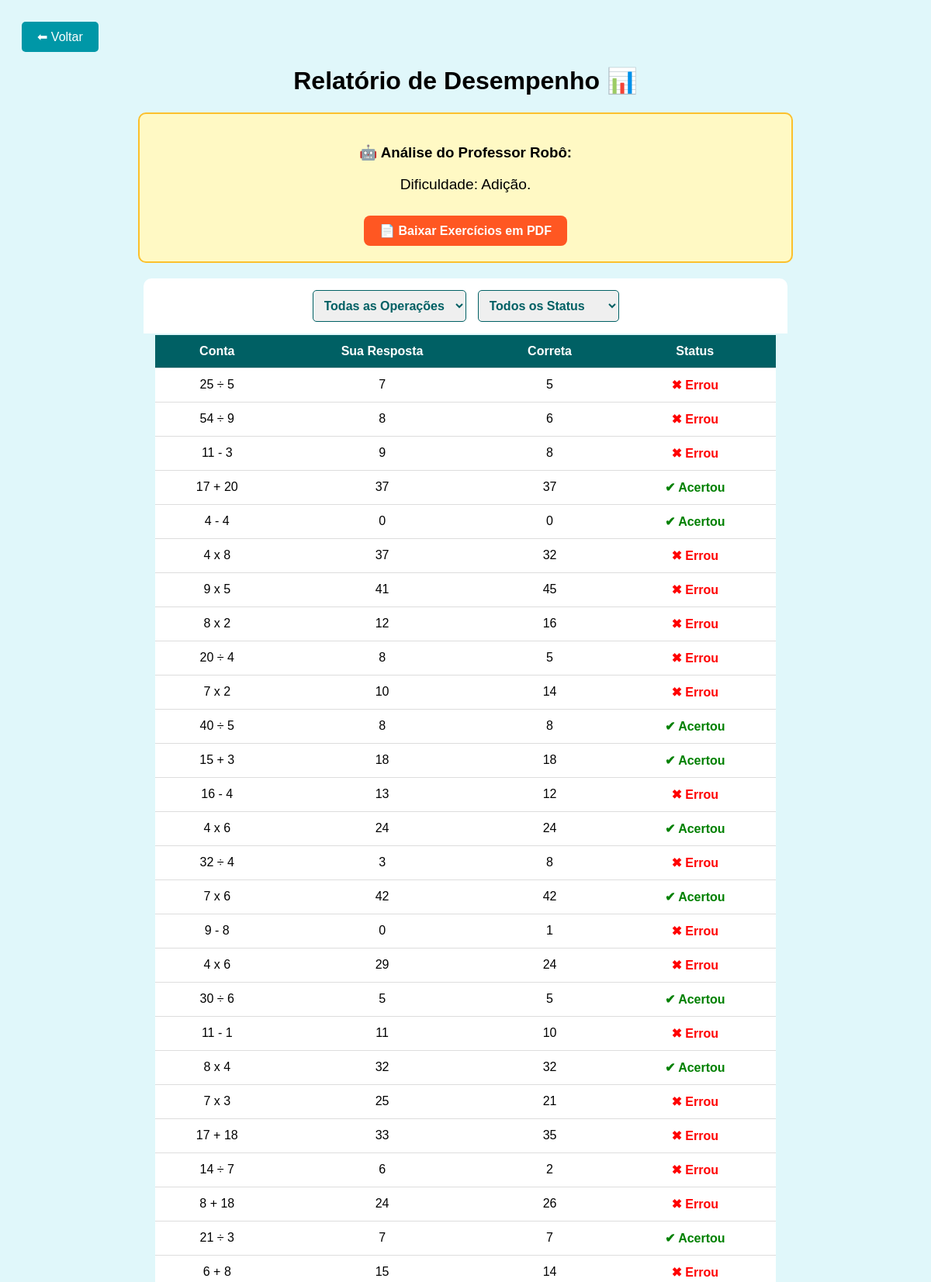
Page /relatorio (signed in, upper part) on the committed database.
### app.py (models this page shows)
class Historico(db.Model):
    id = db.Column(db.Integer, primary_key=True)
    student_id = db.Column(db.Integer, db.ForeignKey('student.id')) # Vínculo
    operacao = db.Column(db.String(10))
    conta = db.Column(db.String(50))
    resposta_aluno = db.Column(db.Integer)
    resposta_correta = db.Column(db.Integer)
    acertou = db.Column(db.Boolean)
    data = db.Column(db.DateTime, default=datetime.utcnow)

### app.py (the view)
@app.route('/relatorio')
@login_required
def relatorio():
    historico = Historico.query.filter_by(student_id=current_user.id).order_by(Historico.data.desc()).limit(100).all()
    total = Historico.query.filter_by(student_id=current_user.id).count()
    acertos = Historico.query.filter_by(student_id=current_user.id, acertou=True).count()
    erros = total - acertos
    op_fraca, detalhe = analisar_fraquezas_aluno()
    msg = "Jogue mais para gerarmos uma análise."
    if op_fraca == 'x' and detalhe: msg = f"Dificuldade: Tabuada do {detalhe}."
    elif op_fraca == '+': msg = "Dificuldade: Adição."
    elif op_fraca == '-': msg = "Dificuldade: Subtração."
    elif op_fraca == '÷': msg = "Dificuldade: Divisão."
    return render_template('relatorio.html',
                           historico=historico, total=total,
                           acertos=acertos, erros=erros,
                           mensagem_analise=msg,
                           nome_aluno=current_user.name)

### app.py (called while the page is built, shortened)
@login_manager.user_loader
def load_user(user_id):
    return Student.query.get(int(user_id))

def analisar_fraquezas_aluno():
    erros = Historico.query.filter_by(student_id=current_user.id, acertou=False).all()
    if not erros: return None, None
    ops = [e.operacao for e in erros]
    op_mais_errada = Counter(ops).most_common(1)[0][0]
    detalhe = None
    return op_mais_errada, detalhe

### templates/relatorio.html (shortened to what this page needs)
<!DOCTYPE html>
<html lang="pt-br">
<head>
</head>
<body>
    <a href="/" class="btn-voltar">⬅ Voltar</a>
    <br><br>
    <h1>Relatório de Desempenho 📊</h1>
    <div class="card-analise">
        <h3>🤖 Análise do Professor Robô:</h3>
        <p style="font-size: 1.2rem;">{{ mensagem_analise }}</p>
        <a href="/baixar_pdf" class="btn-pdf">📄 Baixar Exercícios em PDF</a>
    </div>
    <div class="filtros-container">
        <select id="filtroOperacao" onchange="filtrarTabela()">
            <option value="todos">Todas as Operações</option>
        </select>
        <select id="filtroStatus" onchange="filtrarTabela()">
            <option value="todos">Todos os Status</option>
        </select>
    </div>
    <table id="tabelaHistorico">
        <thead>
            <tr>
                <th>Conta</th>
                <th>Sua Resposta</th>
                <th>Correta</th>
                <th>Status</th>
            </tr>
        </thead>
        <tbody>
            {% for item in historico %}
            <tr class="linha-tabela" data-op="{{ item.operacao }}" data-status="{{ 'acertou' if item.acertou else 'errou' }}">
                <td>{{ item.conta }}</td>
                <td>{{ item.resposta_aluno }}</td>
                <td>{{ item.resposta_correta }}</td>
                <td>
                    {% if item.acertou %}
                        <span class="status-acertou">✔ Acertou</span>
                    {% else %}
                        <span class="status-errou">✖ Errou</span>
                    {% endif %}
                </td>
            </tr>
            {% endfor %}
        </tbody>
    </table>
</body>
</html>

### templates/relatorio.html (style rules this page uses)
body { font-family: 'Arial', sans-serif; background-color: #E0F7FA; padding: 20px; text-align: center; }
.card-analise { background-color: #FFF9C4; border: 2px solid #FBC02D; padding: 20px; border-radius: 10px; max-width: 800px; margin: 20px auto; }
.btn-pdf { background-color: #FF5722; color: white; padding: 10px 20px; text-decoration: none; border-radius: 8px; font-weight: bold; display: inline-block; margin-top: 10px; }
.btn-voltar { background-color: #0097A7; color: white; padding: 10px 20px; text-decoration: none; border-radius: 5px; float: left; }
.filtros-container { background: white; padding: 15px; max-width: 800px; margin: 20px auto 0 auto; border-radius: 10px 10px 0 0; border-bottom: 2px solid #E0F7FA; display: flex; justify-content: center; gap: 15px; flex-wrap: wrap; }
select { padding: 10px; border-radius: 5px; border: 1px solid #006064; font-size: 1rem; color: #006064; font-weight: bold; cursor: pointer; }
table { width: 100%; max-width: 800px; margin: 0 auto 50px auto; border-collapse: collapse; background: white; border-radius: 0 0 10px 10px; overflow: hidden; }
th, td { padding: 12px; border-bottom: 1px solid #ddd; text-align: center; }
th { background-color: #006064; color: white; }
.status-acertou { color: green; font-weight: bold; }
.status-errou { color: red; font-weight: bold; }

### rows in the picture
Historico: conta "25 ÷ 5", resposta_aluno "7", resposta_correta "5", acertou "✖ Errou"
Historico: conta "54 ÷ 9", resposta_aluno "8", resposta_correta "6", acertou "✖ Errou"
Historico: conta "11 - 3", resposta_aluno "9", resposta_correta "8", acertou "✖ Errou"
Historico: conta "17 + 20", resposta_aluno "37", resposta_correta "37", acertou "✔ Acertou"
Historico: conta "4 - 4", resposta_aluno "0", resposta_correta "0", acertou "✔ Acertou"
Historico: conta "4 x 8", resposta_aluno "37", resposta_correta "32", acertou "✖ Errou"
Historico: conta "9 x 5", resposta_aluno "41", resposta_correta "45", acertou "✖ Errou"
Historico: conta "8 x 2", resposta_aluno "12", resposta_correta "16", acertou "✖ Errou"
Historico: conta "20 ÷ 4", resposta_aluno "8", resposta_correta "5", acertou "✖ Errou"
Historico: conta "7 x 2", resposta_aluno "10", resposta_correta "14", acertou "✖ Errou"
Historico: conta "40 ÷ 5", resposta_aluno "8", resposta_correta "8", acertou "✔ Acertou"
Historico: conta "15 + 3", resposta_aluno "18", resposta_correta "18", acertou "✔ Acertou"
Historico: conta "16 - 4", resposta_aluno "13", resposta_correta "12", acertou "✖ Errou"
Historico: conta "4 x 6", resposta_aluno "24", resposta_correta "24", acertou "✔ Acertou"
Historico: conta "32 ÷ 4", resposta_aluno "3", resposta_correta "8", acertou "✖ Errou"
Historico: conta "7 x 6", resposta_aluno "42", resposta_correta "42", acertou "✔ Acertou"
Historico: conta "9 - 8", resposta_aluno "0", resposta_correta "1", acertou "✖ Errou"
Historico: conta "4 x 6", resposta_aluno "29", resposta_correta "24", acertou "✖ Errou"
Historico: conta "30 ÷ 6", resposta_aluno "5", resposta_correta "5", acertou "✔ Acertou"
Historico: conta "11 - 1", resposta_aluno "11", resposta_correta "10", acertou "✖ Errou"
Historico: conta "8 x 4", resposta_aluno "32", resposta_correta "32", acertou "✔ Acertou"
Historico: conta "7 x 3", resposta_aluno "25", resposta_correta "21", acertou "✖ Errou"
Historico: conta "17 + 18", resposta_aluno "33", resposta_correta "35", acertou "✖ Errou"
Historico: conta "14 ÷ 7", resposta_aluno "6", resposta_correta "2", acertou "✖ Errou"
Historico: conta "8 + 18", resposta_aluno "24", resposta_correta "26", acertou "✖ Errou"
Historico: conta "21 ÷ 3", resposta_aluno "7", resposta_correta "7", acertou "✔ Acertou"
Historico: conta "6 + 8", resposta_aluno "15", resposta_correta "14", acertou "✖ Errou"

### other values in the picture
{{ mensagem_analise }} "Dificuldade: Adição."
